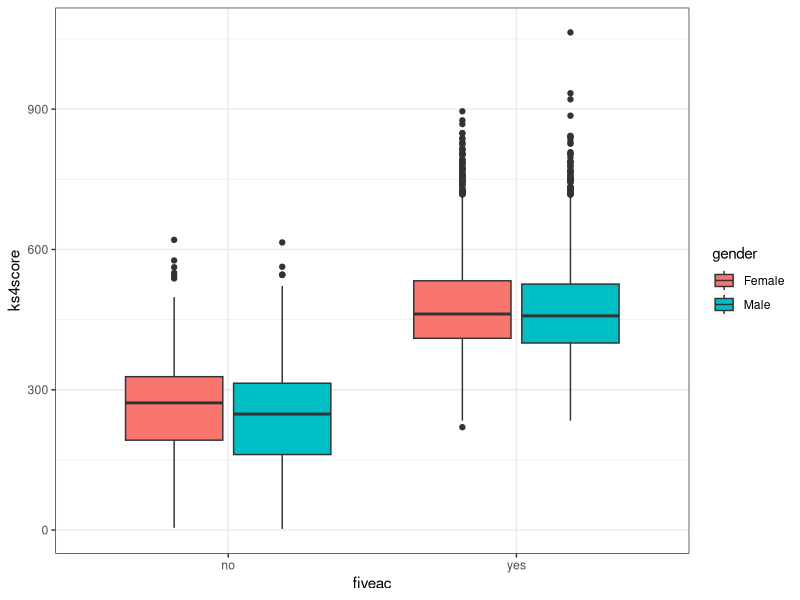
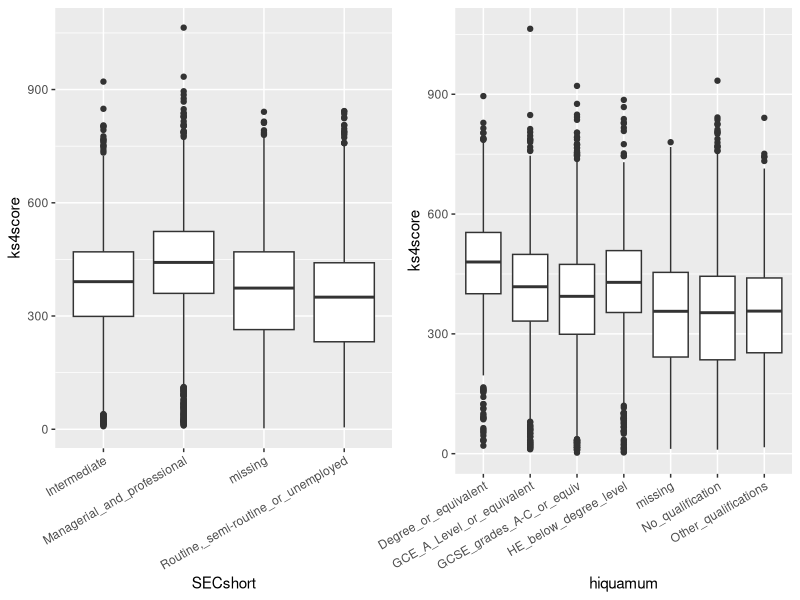
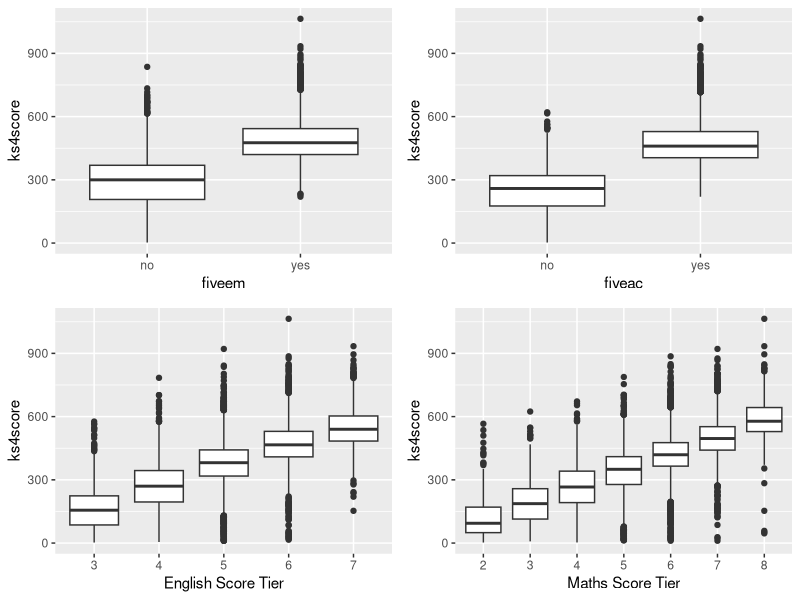
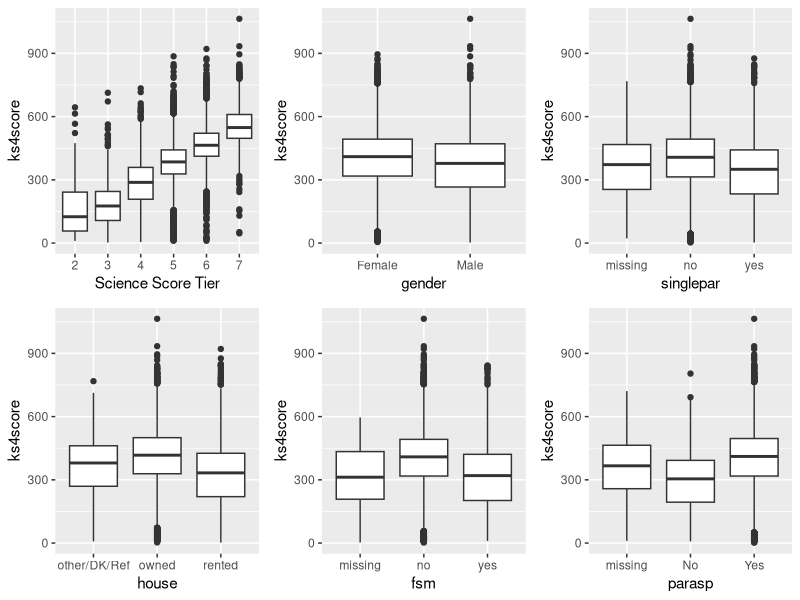
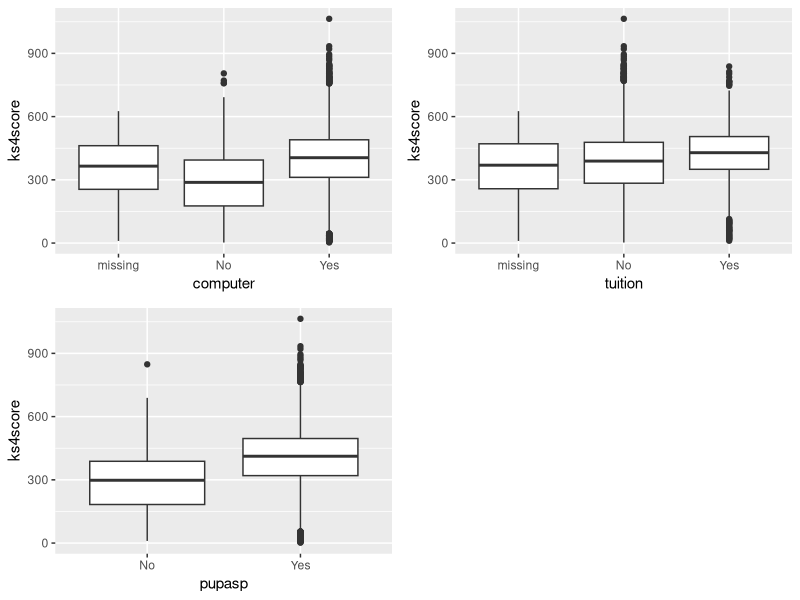
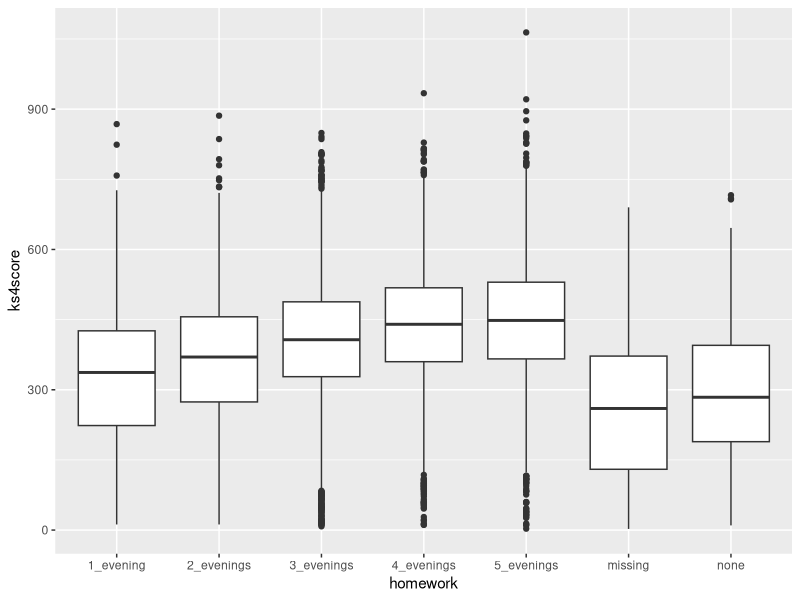

These figures' R source, in order: (Note: this script raises an error after producing the figures.)
library(car)
library(arm)
library(ggplot2)
library(gridExtra)


rw.data <- read.csv("RWNS_final.csv", header = TRUE,stringsAsFactors = TRUE)
head(rw.data)
summary(rw.data)
##---------plotting include missing points

p1 <- ggplot(rw.data, aes(x= fiveem, y=ks4score)) + geom_boxplot()
p2 <- ggplot(rw.data, aes(x= fiveac, y=ks4score)) + geom_boxplot()
p3 <- ggplot(rw.data, aes(x= factor(k3en), y=ks4score)) + geom_boxplot() + labs(x="English Score Tier")
p4 <- ggplot(rw.data, aes(x= factor(k3ma), y=ks4score)) + geom_boxplot() + labs(x="Maths Score Tier")
p5 <- ggplot(rw.data, aes(x= factor(k3sc), y=ks4score)) + geom_boxplot() +  labs(x="Science Score Tier")
p6 <- ggplot(rw.data, aes(x= gender, y=ks4score)) + geom_boxplot()
p7 <- ggplot(rw.data, aes(x= SECshort, y=ks4score)) + geom_boxplot() 
p8 <- ggplot(rw.data, aes(x= hiquamum, y=ks4score)) + geom_boxplot() 
p9 <- ggplot(rw.data, aes(x= singlepar, y=ks4score)) + geom_boxplot()
p10 <- ggplot(rw.data, aes(x= house, y=ks4score)) + geom_boxplot()
p11 <- ggplot(rw.data, aes(x= fsm, y=ks4score)) + geom_boxplot()
p12 <- ggplot(rw.data, aes(x= parasp, y=ks4score)) + geom_boxplot()
p13<-ggplot(rw.data, aes(x=computer, y=ks4score)) + geom_boxplot()
p14<-ggplot(rw.data, aes(x=tuition, y=ks4score)) + geom_boxplot()
p15<-ggplot(rw.data, aes(x=pupasp, y=ks4score)) + geom_boxplot()
p16<-ggplot(rw.data, aes(x=homework, y=ks4score)) + geom_boxplot()
p17<-ggplot(rw.data, aes(x=attitude, y=ks4score)) + geom_boxplot()
p18<-ggplot(rw.data, aes(x=sen, y=ks4score)) + geom_boxplot()
p19<-ggplot(rw.data, aes(x=truancy, y=ks4score)) + geom_boxplot()
p20<-ggplot(rw.data, aes(x=absent, y=ks4score)) + geom_boxplot()
p21<-ggplot(rw.data, aes(x=exclude, y=ks4score)) + geom_boxplot()
p22<-ggplot(rw.data, aes(x=IDACI_n, y=ks4score)) + geom_point()
p23<-ggplot(rw.data, aes(x=FSMband, y=ks4score)) + geom_boxplot()

p24<-ggplot(rw.data, aes(x= fiveac, y=ks4score, fill=gender)) + geom_boxplot() 
p24 <- p24 + theme_bw()
p24


p7 <- p7 +  theme(axis.text.x = element_text(angle = 30, vjust = 1, hjust=1))
p8 <- p8 + theme(axis.text.x = element_text(angle = 30, vjust = 1, hjust=1))
grid.arrange( p7, p8, ncol =2, nrow=1)
grid.arrange(p1, p2, p3, p4, ncol =2, nrow=2)
grid.arrange(p5, p6, p9, p10,p11,p12, ncol =3, nrow=2)
grid.arrange(p13,p14,p15,nrow=2)
grid.arrange(p16,nrow=1)
grid.arrange(p27,p21,p19,p20,nrow=2)
grid.arrange(p18,p22,p28,nrow=2)

##--- singlepar, house, fsm, parasp, tuition, computer, attitude, exclude, truancy, absent, sen, fsmband

#duplicate data
new.rw.data <- rw.data


##---homework
new.rw.data$new_homework <- new.rw.data$homework
levels(new.rw.data$new_homework)[levels(new.rw.data$new_homework)%in%
                                   c("none","1_evening","2_evenings")] <- "low"
levels(new.rw.data$new_homework)[levels(new.rw.data$new_homework)%in%
                                   c("3_evenings","4_evenings","5_evenings")] <- "high"
summary(new.rw.data$new_homework)
p25<-ggplot(new.rw.data, aes(x=new_homework, y=ks4score)) + geom_boxplot()
p25
##---attitude
new.rw.data$new_attitude <- new.rw.data$attitude
levels(new.rw.data$new_attitude)[levels(new.rw.data$new_attitude)%in%
                                   c("low","very_low")] <- "low"
levels(new.rw.data$new_attitude)[levels(new.rw.data$new_attitude)%in%
                                   c("high","very_high")] <- "high"
summary(new.rw.data$new_attitude)
p27<-ggplot(new.rw.data, aes(x=new_attitude, y=ks4score)) + geom_boxplot()


##---k3ma, k3en and k3sc
cor(new.rw.data$k3en,new.rw.data$k3ma)
cor(new.rw.data$k3en,new.rw.data$k3sc)
cor(new.rw.data$k3sc,new.rw.data$k3ma)
##---the k3s have strong correlation

meank3s <- (new.rw.data$k3en+new.rw.data$k3ma+new.rw.data$k3sc)/3
table(meank3s)
meank3s <- as.factor(meank3s)
new.rw.data$meank3s <- meank3s
summary(new.rw.data)

new.rw.data$new_meank3s <- new.rw.data$meank3s
levels(new.rw.data$new_meank3s)[levels(new.rw.data$new_meank3s)%in%
                                  c("2.33333333333333","2.66666666666667","3","3.33333333333333","3.66666666666667")] <- "low"
levels(new.rw.data$new_meank3s)[levels(new.rw.data$new_meank3s)%in%
                                  c("4","4.33333333333333","4.66666666666667","5","5.33333333333333","5.66666666666667")] <- "medium"
levels(new.rw.data$new_meank3s)[levels(new.rw.data$new_meank3s)%in%
                                  c("6","6.33333333333333","6.66666666666667","7","7.33333333333333")] <- "high"
summary(new.rw.data$new_meank3s)
p24<-ggplot(new.rw.data, aes(x=new_meank3s, y=ks4score)) + geom_boxplot()


##---FSMband
new.rw.data$new_FSMband <- new.rw.data$FSMband
levels(new.rw.data$new_FSMband)[levels(new.rw.data$new_FSMband)%in%
                                  c("<5pr","5pr-9pr","9pr-13pr")] <- "low"
levels(new.rw.data$new_FSMband)[levels(new.rw.data$new_FSMband)%in%
                                  c("13pr-21pr","21pr-35pr","35pr+")] <- "high"
summary(new.rw.data$new_FSMband)
p28<-ggplot(new.rw.data, aes(x=new_FSMband, y=ks4score)) + geom_boxplot()


##---SECshort
new.rw.data$new_secshort <- new.rw.data$SECshort

levels(new.rw.data$new_secshort)[levels(new.rw.data$new_secshort) %in% c("Intermediate","Routine,_semi-routine_or_unemployed")] <- "non-professional"
levels(new.rw.data$new_secshort)[levels(new.rw.data$new_secshort) %in% c("Managerial_and_professional")] <- "professional"

summary(new.rw.data$new_secshort)
p29<-ggplot(new.rw.data, aes(x=new_secshort, y=ks4score)) + geom_boxplot()

##---hiquamum
new.rw.data$new_hiquamum <- new.rw.data$hiquamum

levels(new.rw.data$new_hiquamum)[levels(new.rw.data$new_hiquamum) %in% c("GCE_A_Level_or_equivalent","HE_below_degree_level")] <- "Pre-university-equivalent"
summary(new.rw.data$new_hiquamum)
p30<-ggplot(new.rw.data, aes(x=new_hiquamum, y=ks4score)) + geom_boxplot()
p30 <- p30 + theme(axis.text.x = element_text(angle = 30, vjust = 1, hjust=1))

grid.arrange(p29, p30, ncol =2)

#note
# use meank3s, remove fsm, tuition, new_secshort, idacn 


##----change the baselines
new.rw.data$new_secshort <- relevel(new.rw.data$new_secshort, ref = "non-professional")
new.rw.data$new_hiquamum <- relevel(new.rw.data$new_hiquamum, ref = "No_qualification")
new.rw.data$singlepar <- relevel(new.rw.data$singlepar, ref = "yes")
new.rw.data$house <- relevel(new.rw.data$house, ref = "rented")
new.rw.data$fsm <- relevel(new.rw.data$fsm, ref = "yes")
new.rw.data$parasp <- relevel(new.rw.data$parasp, ref = "No")
new.rw.data$computer <- relevel(new.rw.data$computer, ref = "No")
new.rw.data$tuition <- relevel(new.rw.data$tuition, ref = "No")
new.rw.data$homework <- relevel(new.rw.data$homework, ref = "none")
new.rw.data$attitude <- relevel(new.rw.data$attitude, ref = "very_low")
new.rw.data$sen <- relevel(new.rw.data$sen, ref = "Yes")
new.rw.data$truancy <- relevel(new.rw.data$truancy, ref = "Yes")
new.rw.data$absent <- relevel(new.rw.data$absent, ref = "Yes")
new.rw.data$exclude <- relevel(new.rw.data$exclude, ref = "Yes")
new.rw.data$FSMband <- relevel(new.rw.data$new_FSMband, ref = "low")



##---first regression
ks4score.all.lm <-lm(ks4score ~ factor(fiveac)+factor(fiveem)
                     + k3en + k3ma + k3sc
                     +factor(gender)+factor(new_secshort)+factor(new_hiquamum)
                     +factor(singlepar)+factor(house)+factor(fsm)
                     +factor(parasp)+factor(computer)+factor(tuition)+factor(pupasp)
                     +factor(new_homework)+factor(new_attitude)+factor(sen)+factor(truancy)
                     +factor(absent)+factor(exclude)+IDACI_n+factor(new_FSMband)
                     ,data=new.rw.data)
Anova(ks4score.all.lm)

##---remove tuition which has the largest p-value
ks4score.all.lm2 <-lm(ks4score ~ factor(fiveac)+factor(fiveem)
                     + k3en + k3ma + k3sc
                     +factor(gender)+factor(new_secshort)+factor(new_hiquamum)
                     +factor(singlepar)+factor(house)+factor(fsm)
                     +factor(parasp)+factor(computer)+factor(pupasp)
                     +factor(new_homework)+factor(new_attitude)+factor(sen)+factor(truancy)
                     +factor(absent)+factor(exclude)+IDACI_n+factor(new_FSMband)
                     ,data=new.rw.data)
Anova(ks4score.all.lm2)

##---remove new_secshort which has the largest p-value
ks4score.all.lm3 <-lm(ks4score ~ factor(fiveac)+factor(fiveem)
                      + k3en + k3ma + k3sc
                      +factor(gender)+factor(new_hiquamum)
                      +factor(singlepar)+factor(house)+factor(fsm)
                      +factor(parasp)+factor(computer)+factor(pupasp)
                      +factor(new_homework)+factor(new_attitude)+factor(sen)+factor(truancy)
                      +factor(absent)+factor(exclude)+IDACI_n+factor(new_FSMband)
                      ,data=new.rw.data)
Anova(ks4score.all.lm3)

##---remove fsm which has the largest p-value
ks4score.all.lm4 <-lm(ks4score ~ factor(fiveac)+factor(fiveem)
                      + k3en + k3ma + k3sc
                      +factor(gender)+factor(new_hiquamum)
                      +factor(singlepar)+factor(house)
                      +factor(parasp)+factor(computer)+factor(pupasp)
                      +factor(new_homework)+factor(new_attitude)+factor(sen)+factor(truancy)
                      +factor(absent)+factor(exclude)+IDACI_n+factor(new_FSMband)
                      ,data=new.rw.data)
Anova(ks4score.all.lm4)

##---remove parasp  which has the largest p-value
ks4score.all.lm5 <-lm(ks4score ~ factor(fiveac)+factor(fiveem)
                      + k3en + k3ma + k3sc
                      +factor(gender)+factor(new_hiquamum)
                      +factor(singlepar)+factor(house)
                      +factor(computer)+factor(pupasp)
                      +factor(new_homework)+factor(new_attitude)+factor(sen)+factor(truancy)
                      +factor(absent)+factor(exclude)+IDACI_n+factor(new_FSMband)
                      ,data=new.rw.data)
Anova(ks4score.all.lm5)

vif(ks4score.all.lm5)
##---All remaining predictors are statistical significant at 5% level. 


new.rw.data.2 <- subset(new.rw.data, singlepar!="missing"&house!="other/DK/Ref"&computer!="missing"&
                          homework!="missing"&new_attitude!="missing"&sen!="missing"&
                          truancy!="missing"&absent!="missing"&exclude!="missing"&
                          new_FSMband!="NA"&new_hiquamum!="missing"&is.na(IDACI_n)==FALSE)
summary(new.rw.data.2)

#check significant predictors
ks4score.all.lm6 <-lm(ks4score ~ factor(fiveac)+factor(fiveem)
                      + k3en + k3ma + k3sc
                      +factor(gender)+factor(new_hiquamum)
                      +factor(singlepar)+factor(house)
                      +factor(computer)+factor(pupasp)
                      +factor(new_homework)+factor(new_attitude)+factor(sen)+factor(truancy)
                      +factor(absent)+factor(exclude)+IDACI_n+factor(new_FSMband)
                      ,data=new.rw.data.2)
Anova(ks4score.all.lm6)


##---remove IDACI_n  which has the largest p-value
ks4score.all.lm7 <-lm(ks4score ~ factor(fiveac)+factor(fiveem)
                      + k3en + k3ma + k3sc
                      +factor(gender)+factor(new_hiquamum)
                      +factor(singlepar)+factor(house)
                      +factor(computer)+factor(pupasp)
                      +factor(new_homework)+factor(new_attitude)+factor(sen)+factor(truancy)
                      +factor(absent)+factor(exclude)+factor(new_FSMband)
                      ,data=new.rw.data.2)
Anova(ks4score.all.lm7)

##---remove absent which has the largest p-value
ks4score.all.lm8 <-lm(ks4score ~ factor(fiveac)+factor(fiveem)
                      + k3en + k3ma + k3sc
                      +factor(gender)+factor(new_hiquamum)
                      +factor(singlepar)+factor(house)
                      +factor(computer)+factor(pupasp)
                      +factor(new_homework)+factor(new_attitude)+factor(sen)+factor(truancy)
                      +factor(exclude)+factor(new_FSMband)
                      ,data=new.rw.data.2)
Anova(ks4score.all.lm8)
vif(ks4score.all.lm8)
##---All remaining predictors are statistical significant at 5% level. 


##--k3ma, k3en, k3sc
ks4score.k3en <-lm(ks4score ~ factor(fiveac)+factor(fiveem)
                   + k3en
                   +factor(gender)+factor(new_hiquamum)
                   +factor(singlepar)+factor(house)
                   +factor(computer)+factor(pupasp)
                   +factor(new_homework)+factor(new_attitude)+factor(sen)+factor(truancy)
                   +factor(exclude)+factor(new_FSMband)
                   ,data=new.rw.data.2)
summary(ks4score.k3en)
##---Multiple R-Squared =  0.6552 RRE = 82.1 

ks4score.k3ma <-lm(ks4score ~ factor(fiveac)+factor(fiveem)
                   + k3ma 
                   +factor(gender)+factor(new_hiquamum)
                   +factor(singlepar)+factor(house)
                   +factor(computer)+factor(pupasp)
                   +factor(new_homework)+factor(new_attitude)+factor(sen)+factor(truancy)
                   +factor(exclude)+factor(new_FSMband)
                   ,data=new.rw.data.2)
summary(ks4score.k3ma)
##---Multiple R-Squared =  0.6638 RRE = 81.08

ks4score.k3sc <-lm(ks4score ~ factor(fiveac)+factor(fiveem)
                   + k3sc
                   +factor(gender)+factor(new_hiquamum)
                   +factor(singlepar)+factor(house)
                   +factor(computer)+factor(pupasp)
                   +factor(new_homework)+factor(new_attitude)+factor(sen)+factor(truancy)
                   +factor(exclude)+factor(new_FSMband)
                   ,data=new.rw.data.2)
summary(ks4score.k3sc)
##---Multiple R-Squared =  0.6606 RRE = 81.46 
##---as k3ma has the highest Multiple R-Squared value + these predictors are highly correlated (correlation & vif), omit k3en & k3sc

ks4score.all.lm9 <-lm(ks4score ~ factor(fiveac)+factor(fiveem)
                       + k3ma
                       +factor(gender)+factor(new_hiquamum)
                       +factor(singlepar)+factor(house)
                       +factor(computer)+factor(pupasp)
                       +factor(new_homework)+factor(new_attitude)+factor(sen)+factor(truancy)
                       +factor(exclude)+factor(new_FSMband)
                       ,data=new.rw.data.2)
Anova(ks4score.all.lm9)
vif(ks4score.all.lm9)

##---fiveav and fiveem

ks4score.k3ma <-lm(ks4score ~ k3ma ,data=new.rw.data.2)
summary(ks4score.k3ma)
##---Multiple R-Squared = 0.4839

ks4score.k3ma.fiveac <-lm(ks4score ~ k3ma+factor(fiveac),data=new.rw.data.2)
summary(ks4score.k3ma.fiveac)
##---Multiple R-Squared = 0.6349

ks4score.k3ma.fiveem <-lm(ks4score ~ k3ma+factor(fiveem),data=new.rw.data.2)
summary(ks4score.k3ma.fiveem)
##---Multiple R-Squared = 0.5565
##---as fiveac has the highest Multiple R-Squared value, omit fiveem
##--- both predictors are highly correlated (vif)

ks4score.all.lm10 <-lm(ks4score ~ factor(fiveac)
                       + k3ma
                       +factor(gender)+factor(new_hiquamum)
                       +factor(singlepar)+factor(house)
                       +factor(computer)+factor(pupasp)
                       +factor(new_homework)+factor(new_attitude)+factor(sen)+factor(truancy)
                       +factor(exclude)+factor(new_FSMband)
                       ,data=new.rw.data.2)
Anova(ks4score.all.lm10)
vif(ks4score.all.lm10)


##---truancy and exclude
ks4score.k3ma <-lm(ks4score ~ k3ma ,data=new.rw.data.2)
summary(ks4score.k3ma)
##---Multiple R-Squared = 0.4839

ks4score.k3ma.truancy <-lm(ks4score ~ k3ma+factor(truancy),data=new.rw.data.2)
summary(ks4score.k3ma.truancy)
##---Multiple R-Squared = 0.4943

ks4score.k3ma.exclude <-lm(ks4score ~ k3ma+factor(exclude),data=new.rw.data.2)
summary(ks4score.k3ma.exclude)
##---Multiple R-Squared = 0.504
##---as exclude has the highest Multiple R-Squared value, omit truancy


##---new_homework and pupasp
ks4score.k3ma.newhom <-lm(ks4score ~ k3ma+factor(new_homework),data=new.rw.data.2)
summary(ks4score.k3ma.newhom)
##---Multiple R-Squared = 0.4958

ks4score.k3ma.pupasp <-lm(ks4score ~ k3ma+factor(pupasp),data=new.rw.data.2)
summary(ks4score.k3ma.pupasp)
##---Multiple R-Squared = 0.4984
##---as pupasp has the highest Multiple R-Squared value, omit new_homework


#---singlepar, house and computer
ks4score.k3ma.sgp <-lm(ks4score ~ k3ma+factor(singlepar),data=new.rw.data.2)
summary(ks4score.k3ma.sgp)
##---Multiple R-Squared = 0.4883

ks4score.k3ma.house <-lm(ks4score ~ k3ma+factor(house),data=new.rw.data.2)
summary(ks4score.k3ma.house)
##---Multiple R-Squared = 0.4908

ks4score.k3ma.cpt <-lm(ks4score ~ k3ma +factor(computer),data=new.rw.data.2)
summary(ks4score.k3ma.cpt)
##---Multiple R-Squared = 0.4902
##---as house has the highest Multiple R-Squared value, omit singlepar and computer
## The estimate coefficient for the two predictors (house& signlepar) are roughly the same. it means that they have the same relationships. single parents less linkely to own a house. 

# predictor elimination sorely based on r-squared is not solid.I remember she says dont choose model purely based on maximising diagnostic statistics
# comparing computer with singlepar & house does not have a solid reason other than the boxplot
# The end product is still the same but there are some notable different in between
# I use k3ma over other k3s because it has highest r-squared. all k3s are highly correlated(vif, pearson coeff)
# I recon not to use k3mean cus she didnt teach us to combine predictors so iam a bit reluctant on this.
# I got to reject absent through f-test
# fsm sum sq is not 0 
# new_fsmband cannot be rejected if k3ma is treated as a factor but I think it's fine if we treat it as continuous as the model become easier to interpret.


ks4score.all.lm11 <-lm(ks4score ~ factor(fiveac)
                       + k3ma +factor(new_hiquamum)
                       +factor(gender)
                       +factor(house)
                       +factor(pupasp)
                       +factor(new_attitude)+factor(sen)
                       +factor(exclude)+factor(new_FSMband)
                       ,data=new.rw.data.2)
Anova(ks4score.all.lm11)
vif(ks4score.all.lm11)
summary(ks4score.all.lm11)
##---as new_FSMband is non-significant at 5% level, remove it.

final_model <- lm(ks4score ~ factor(fiveac)
                  + factor(k3ma) +factor(new_hiquamum)
                  +factor(gender)
                  +factor(house)
                  +factor(pupasp)
                  +factor(new_attitude)+factor(sen)
                  +factor(exclude)
                  ,data=new.rw.data.2)
Anova(final_model)
summary(final_model)

par(mfrow=c(2,2))
plot(final_model,which = c(1,2))
hist(final_model$residuals,main="Histogram of residuals",xlab="residuals")
